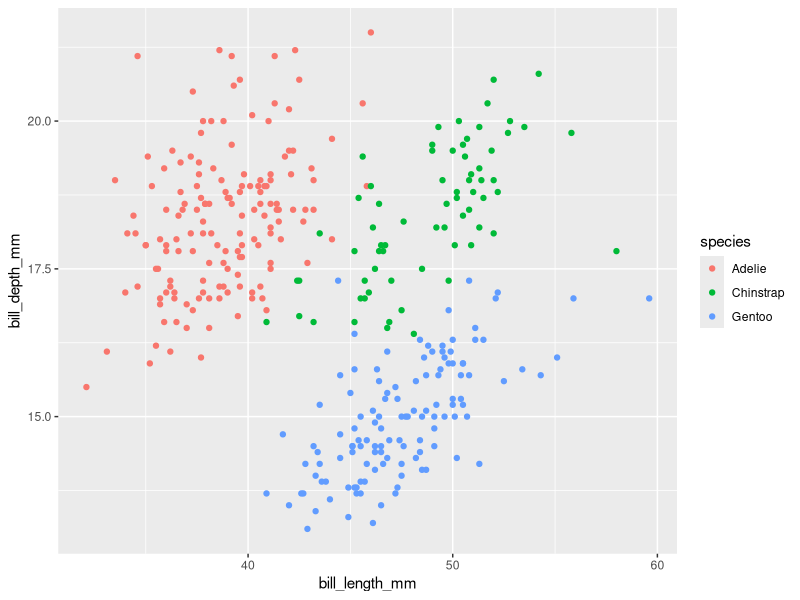
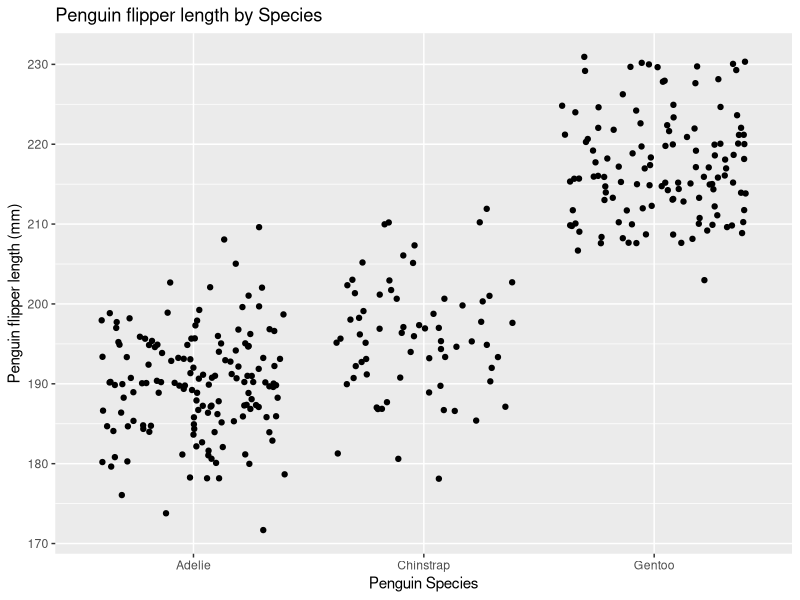

These figures' R source, in order:
## ---- chunk 1
library(tidyverse)
library(palmerpenguins)
## ---- chunk 2
fx = expression(x ^ 2)

dfdx = D(fx, 'x')

x = 3

eval(dfdx)
## ---- chunk 3
#finding derivative of function pa
pa = expression( 2 * (3 * a + 2) ^ 4 - 5)
#creating the derivative
dpda = D(pa, 'a')
#want to evaluate function at 1.2
a = 1.2
#evaluate derivative at 1.2
eval(dpda)
## ---- chunk 4
ggplot(data = penguins, aes(x = bill_length_mm,
    y = bill_depth_mm, color = species)) +
         geom_point()
## ---- chunk 5
ggplot(data = penguins, aes(x = species,
    y = flipper_length_mm)) +
  labs(x = "Penguin Species", y = "Penguin flipper length (mm)", title = "Penguin flipper length by Species") +
         geom_jitter()
